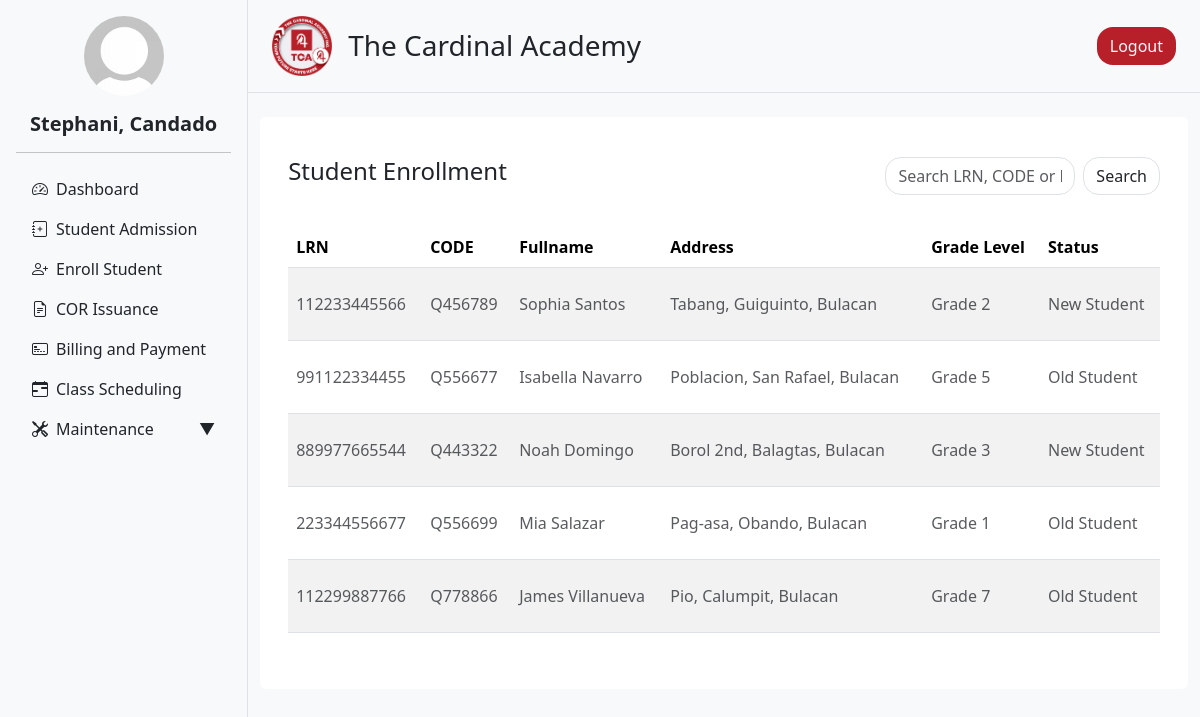
The page /admin/enrollment.php (signed in) on the database as committed earlier.
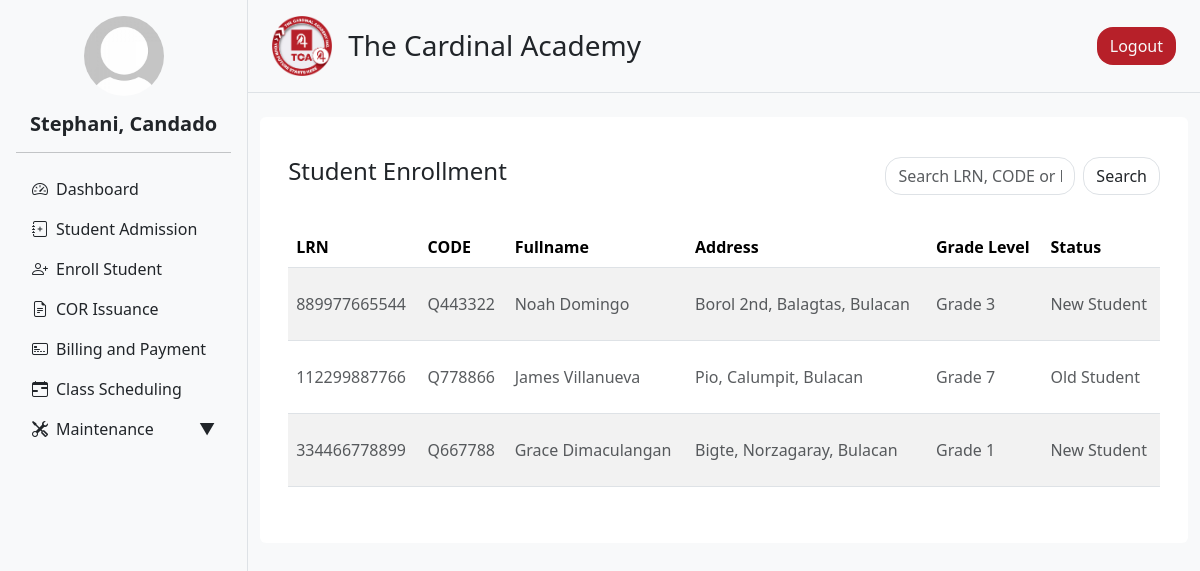
The same page on the database as committed later.
### tables this page shows
CREATE TABLE `admission_form` (
  `id` int(11) NOT NULL,
  `lrn` varchar(20) NOT NULL,
  `firstname` varchar(50) NOT NULL,
  `middlename` varchar(50) DEFAULT NULL,
  `lastname` varchar(50) NOT NULL,
  `status` varchar(255) NOT NULL,
  `gender` enum('male','female') NOT NULL,
  `grade_level` varchar(20) NOT NULL,
  `profile_picture` varchar(255) DEFAULT NULL,
  `birthday` date NOT NULL,
  `religion` varchar(50) DEFAULT NULL,
  `place_of_birth` varchar(100) DEFAULT NULL,
  `age` int(11) DEFAULT NULL,
  `residential_address` varchar(255) DEFAULT NULL,
  `region` varchar(100) DEFAULT NULL,
  `province` varchar(100) DEFAULT NULL,
  `municipal` varchar(100) DEFAULT NULL,
  `barangay` varchar(100) DEFAULT NULL,
  `father_name` varchar(100) DEFAULT NULL,
  `father_occupation` varchar(100) DEFAULT NULL,
  `father_contact` varchar(20) DEFAULT NULL,
  `mother_name` varchar(100) DEFAULT NULL,
  `mother_occupation` varchar(100) DEFAULT NULL,
  `mother_contact` varchar(20) DEFAULT NULL,
  `guardian_name` varchar(100) DEFAULT NULL,
  `guardian_occupation` varchar(100) DEFAULT NULL,
  `guardian_contact` varchar(20) DEFAULT NULL,
  `admission_status` varchar(255) DEFAULT 'for_verification',
  `que_code` varchar(50) DEFAULT NULL,
  `email` varchar(255) DEFAULT NULL,
  `facebook` varchar(255) DEFAULT NULL,
  `admission_date` timestamp NOT NULL DEFAULT current_timestamp() ON UPDATE current_timestamp()
);

### admin/user_info.php (called while the page is built, shortened)
<?php
include '../db_connection.php';
function getUserInfo() {
    global $conn;
    $user_id = $_SESSION['user_id'];
    $sql = "SELECT first_name, last_name, profile FROM users WHERE user_id = ?";
    $stmt = $conn->prepare($sql);
    $stmt->bind_param("i", $user_id);
    $stmt->execute();
    $result = $stmt->get_result();
    $user = $result->fetch_assoc();
    $full_name = htmlspecialchars($user['first_name'] . ', ' . $user['last_name']);
    $profile_image = !empty($user['profile'])
        ? '../static/uploads/' . htmlspecialchars($user['profile'])
        : '../static/uploads/default_profile.jpg';
    return [
        'full_name' => $full_name,
        'profile_image' => $profile_image
    ];
}
?>

### admin/enrollment.php (the view, shortened to what this page needs)
<?php  include '../db_connection.php'; ?>
<?php
$limit = 10;
$page = isset($_GET['page']) && is_numeric($_GET['page']) ? (int) $_GET['page'] : 1;
$search = isset($_GET['search']) ? trim($_GET['search']) : '';
$offset = ($page - 1) * $limit;
$query = "SELECT
            id,
            que_code,
            lrn,
            CONCAT(firstname, ' ', lastname) AS fullname,
            CONCAT(barangay, ', ', municipal, ', ', province) AS address,
            grade_level,
            status
          FROM admission_form
          WHERE admission_status = 'approved' AND (
              lrn LIKE '%$search%'
              OR que_code LIKE '%$search%'
              OR CONCAT(firstname, ' ', lastname) LIKE '%$search%'
          )
          LIMIT $limit OFFSET $offset";
$result = mysqli_query($conn, $query);
?>
<!DOCTYPE html>
<html lang="en">
<head>
  <?php include 'header.php' ?>
</head>
<body>
<div class="d-flex flex-row bg-light">
  <?php include 'navigation.php' ?>
  <div class="content flex-grow-1">
    <?php include 'nav_top.php' ?>
    <div class="container my-4">
      <div class="row g-4">
        <div class="col-12">
          <div class="rounded p-3 bg-white">
            <div class="container my-4">
              <div class="row mb-3">
                <div class="col-12 col-md-8">
                  <h4>Student Enrollment</h4>
                </div>
                <div class="col-12 col-md-4">
                  <form method="GET" action="">
                    <div class="input-group">
                      <input class="form-control rounded rounded-4" type="text" name="search" value="<?= htmlspecialchars($search) ?>" placeholder="Search LRN, CODE or Fullname">
                      <button class="btn border ms-2 rounded rounded-4" type="submit">Search</button>
                    </div>
                  </form>
                </div>
                <div class="col-12 pt-3">
                </div>
              </div>
              <div class="table-responsive">
                <table class="table table-striped table-hover" style="cursor: pointer">
                  <thead>
                    <tr>
                      <th scope="col">LRN</th>
                      <th scope="col">CODE</th>
                      <th scope="col">Fullname</th>
                      <th scope="col">Address</th>
                      <th scope="col">Grade Level</th>
                      <th scope="col">Status</th>
                    </tr>
                  </thead>
                  <tbody>
                    <?php if (mysqli_num_rows($result) > 0): ?>
                      <?php while ($row = mysqli_fetch_assoc($result)): ?>
                        <tr class="clickable-row" data-id="<?= $row['id'] ?>">
                          <td><p class="text-muted pt-3 pb-3 mb-0"><?= htmlspecialchars($row['lrn']) ?></p></td>
                          <td><p class="text-muted pt-3 pb-3 mb-0"><?= htmlspecialchars($row['que_code'] ?? '-') ?></p></td>
                          <td><p class="text-muted pt-3 pb-3 mb-0"><?= htmlspecialchars($row['fullname']) ?></p></td>
                          <td><p class="text-muted pt-3 pb-3 mb-0"><?= htmlspecialchars($row['address']) ?></p></td>
                          <td><p class="text-muted pt-3 pb-3 mb-0"><?= htmlspecialchars($row['grade_level']) ?></p></td>
                          <td><p class="text-muted pt-3 pb-3 mb-0"><?= htmlspecialchars($row['status']) ?></p></td>
                        </tr>
                      <?php endwhile; ?>
                    <?php else: ?>
                      <tr>
                        <td colspan="6"><p class="text-muted text-center pt-3 pb-3 mb-0">No data available</p></td>
                      </tr>
                    <?php endif; ?>
                  </tbody>
                </table>
              </div>
            </div>
          </div>
        </div>
      </div>
    </div>
  </div>
</div>
</body>
</html>

Rows that differ between the two databases and show on the page:
no longer on this page (row edited): admission_form: lrn "112233445566", que_code "Q456789", fullname "Sophia Santos", address "Tabang, Guiguinto, Bulacan", grade_level "Grade 2", status "New Student"
no longer on this page (row edited): admission_form: lrn "991122334455", que_code "Q556677", fullname "Isabella Navarro", address "Poblacion, San Rafael, Bulacan", grade_level "Grade 5", status "Old Student"
no longer on this page (row edited): admission_form: lrn "223344556677", que_code "Q556699", fullname "Mia Salazar", address "Pag-asa, Obando, Bulacan", grade_level "Grade 1", status "Old Student"
now on this page (row edited): admission_form: lrn "334466778899", que_code "Q667788", fullname "Grace Dimaculangan", address "Bigte, Norzagaray, Bulacan", grade_level "Grade 1", status "New Student"
